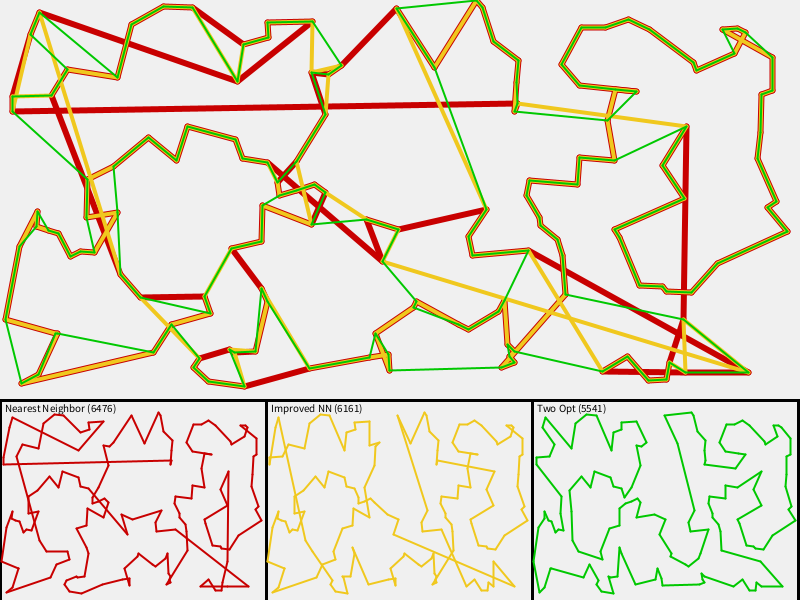
Frame 1 (no input)
Frame 60 (the mouse pressed at the canvas centre just before this capture): identical to frame 1, image omitted
Frame 120 (the mouse held since frame 60 and released just before this capture): identical to frame 1, image omitted

The Processing sketch that drew this single still picture (run headless with seeded random() and noise(); from frame 60 on, the mouse is pressed at the canvas centre):

// Processing sketch: TavelingSalesman
// ── TavelingSalesman.pde

/**
 * 
 * Attempt to find the most optimal path along a
 * set of points. This program uses 3 different
 * algorithms, each being an improvement on the
 * last. Algorithms used are described in their 
 * respective tabs/methods.
 *
 * Press 'n' to generate new points/paths.
 *
 * Right now I am manually copying arrays often,
 * so 500 points is about the most that is worth 
 * waiting for.
 * 
 * 
 */

void settings() {
  size(WIDTH, HEIGHT);
}

void setup() {
  background(BGCOLOR);

  // initializaiton
  NN_one_path = new ArrayList<Point>();
  NN_all_path = new ArrayList<Point>();
  two_opt_path = new ArrayList<Point>();

  // create points and distance table
  createNewPoints();      // in Point tab
  drawPoints();           // in Point tab
  createDistanceTable();  // in DistanceTable tab
  
  // run through different algorithms
  one_iteration_NN();     // in NearestNeighbor tab
  all_iteration_NN();     // in NearestNeighbor tab
  twoOpt();               // in TwoOpt tab

  // display overlapping paths
  drawPath(NN_one_path, RED, 6);    // in Path tab
  drawPath(NN_all_path, YELLOW, 4); // in Path tab
  drawPath(two_opt_path, GREEN, 2); // in Path tab

  // display separated paths
  drawBoxedSections();     // in Point tab
  drawLabels();            // in Point tab
  drawSeparatePaths();     // in Point tab
  
  // print to console
  println("\n\n\n");
  println("Distances");
  println("Nearest Neighbor: " + getPathLength(NN_one_path));
  println("NN Improved: " + getPathLength(NN_all_path));
  println("Two-Opt Heuristic: " + getPathLength(two_opt_path));
  println("Press 'n' for a new set of points");
}

void draw() { }

void keyPressed() {
  if (key == 'n') setup();
}

// ── DistanceTable.pde

/**
 * Calculate distances between all points on initialization
 * and store in table for future lookup. This prevents
 * making the same calculations multiple times.
 */
void createDistanceTable() {
  for (int p1 = 0; p1 < numPoints; p1++) {
    for (int p2 = 0; p2 < numPoints; p2++) {
      distances[p1][p2] = points[p1].distance(points[p2]);
    }
  }
}

/**
 * Find the closest point to a given point, from a 
 * given set of available points.
 * 
 * @param p          Specified point to start from
 * @param available  Set of available points to choose from
 * @return           Point closest to specified point
 */
Point findClosest(Point p, ArrayList<Point> available) {
  assert available.size() > 0;
  double minDist = Double.MAX_VALUE;
  Point closest = available.get(0);

  for (Point availablePoint : available) {
    double tempDist = distances[p.index][availablePoint.index];

    if (tempDist <= minDist) {
      minDist = tempDist;
      closest = availablePoint;
    }
  }

  return closest;
}

// ── Globals.pde

/**
 * Height and width of entire window.
 * Works best with a 4:3 ratio.
 */
final int WIDTH = 800;
final int HEIGHT = 600;

/**
 * Number of points.
 */
int numPoints = 150;

/**
 * Colors to be used in display.
 */
final color RED = color(200, 0, 0);
final color YELLOW = color(240, 200, 30);
final color GREEN = color(0, 200, 0);
final color pointColor = color(255, 0, 0);
final color BGCOLOR = color(240, 240, 240);

/**
 * Variables reliant on height and width,
 * should not be modified.
 */
final int MAIN_WIDTH = WIDTH;
final int MAIN_HEIGHT = 2 * HEIGHT / 3;
final int SECTION_WIDTH = WIDTH / 3;
final int SECTION_HEIGHT = HEIGHT / 3;

/**
 * Variables reliant on number of points,
 * should not be modified.
 */
double[][] distances = new double[numPoints][numPoints];
Point[] points = new Point[numPoints];

/**
 * Individual paths.
 */
ArrayList<Point> NN_one_path;
ArrayList<Point> NN_all_path;
ArrayList<Point> two_opt_path;

// ── NearestNeighbor.pde

/**
 * Parameterless method for single iteration of nearest
 * neighbor algorithm, mostly for consistency in setup().
 */
void one_iteration_NN() {
  one_iteration_NN(0, NN_one_path);
}

/**
 * Nearest Neighbor Algorithm (Greedy approach)
 * 
 * Starting from a given point, find that points nearest
 * neighbor and add it to your path. Move to this new point,
 * remove it from you set of available points, and find its 
 * nearest neighbor to continue the process. Repeat until 
 * there are no available points left.
 *
 * @param start    Specified starting point
 * @param path     Specified path to create/add to
 */
void one_iteration_NN(int start, ArrayList<Point> path) {
  ArrayList<Point> availablePoints = new ArrayList<Point>();
  setAllAvailable(availablePoints);

  Point current = points[start];
  path.add(current);
  availablePoints.remove(current);

  while (!availablePoints.isEmpty()) {
    Point closest = findClosest(current, availablePoints);
    path.add(closest);
    availablePoints.remove(closest);
    current = closest;
  }

  path.add(points[start]);
}

/**
 * Repetitive Nearest Neighbor Algorithm
 * 
 * Very similar to Nearest Neighbor, except this 
 * approach will use every point as its starting
 * point and compare the total path lengths to find
 * the 'most optimal' nearest neighbor path.
 */
void all_iteration_NN() {
  double minPathLength = Double.MAX_VALUE;

  for (int start = 0; start < numPoints; start++) {
    ArrayList<Point> tempPath = new ArrayList<Point>();
    one_iteration_NN(start, tempPath);

    double tempDist = getPathLength(tempPath);
    if (tempDist < minPathLength) {
      minPathLength = tempDist;
      NN_all_path = tempPath;
    }
  }
}

/**
 * Set all points as available upon initialization.
 *
 * 
 */
void setAllAvailable(ArrayList<Point> available) {
  for (int i = 0; i < points.length; i++) {
    available.add(points[i]);
  }
}

// ── Path.pde

/**
 * Calculate total path length of a given path.
 *
 * @param path    Specified path
 * @returns       Total path length
 */
double getPathLength(ArrayList<Point> path) {
  double pathLength = 0;

  for (int i = 0; i < path.size() - 1; i++) {
    int p1index = path.get(i).index;
    int p2index = path.get(i + 1).index;
    pathLength += distances[p1index][p2index];
  }

  int firstIndex = path.get(0).index;
  int lastIndex = path.get(path.size() - 1).index;
  pathLength += distances[lastIndex][firstIndex];

  return pathLength;
}

/**
 * Display a specified path on the main panel with a
 * specified color and stroke weight.
 * 
 * @param path     Specified path to be displayed
 * @param c        Specified color
 * @param weight   Specified stroke weight
 */
void drawPath(ArrayList<Point> path, color c, int weight) {
  stroke(c);
  strokeWeight(weight);
  Point p1 = path.get(0);

  for (int i = 1; i < path.size(); i++) {
    Point p2 = path.get(i);
    line(p1.x, p1.y, p2.x, p2.y);
    p1 = p2;
  }
}

/**
 * Copy one path to another.
 *
 * @param from    Path to be copied from
 * @param to      Path to be copied to
 */
void copyTo(ArrayList<Point> from, ArrayList<Point> to) {
  to.clear();
  for (Point p : from) {
    to.add(p);
  }
}

/**
 * Print path (by indeces) to console.
 */
void printPath(ArrayList<Point> path) {
  for (Point p : path) print(p.index + "->");
  print(path.get(0).index + "\tDistance: " + getPathLength(path) + "\n");
}

// ── Point.pde



/**
 * Class for storing points by their index and position.
 */
class Point {

  int index;
  int x;
  int y;

  /**
   * Constructor for creating random points.
   *
   * @param index    Index of point in distance table
   */
  Point(int index) {
    this(index, int(random(MAIN_WIDTH)), int(random(MAIN_HEIGHT)));
  }

  /**
   * Constructor for creating points at specified position.
   *
   * @param index    Index of point in distance table
   * @param x        X position of point
   * @param y        Y position of point
   */
  Point(int index, int x, int y) {
    this.index = index;
    this.x = x;
    this.y = y;
  }

  /**
   * Display point on main panel.
   */
  void drawPoint() {
    stroke(pointColor);
    strokeWeight(5);
    point(x, y);
    fill(0);
    textSize(12);
  }

  /**
   * Calculate euclidian distance between this point
   * and a specified point.
   *
   * @param other    Specified point
   */
  double distance(Point other) {
    int a = other.x - this.x;
    int b = other.y - this.y;
    return sqrt((a * a) + (b * b));
  }
}

/**
 * Initialize/create all points.
 */
void createNewPoints() {
  for (int i = 0; i < numPoints; i++) {
    points[i] = new Point(i);
  }
}

/**
 * Display all points on main panel.
 */
void drawPoints() {
  for (int i = 0; i < numPoints; i++) {
    points[i].drawPoint();
  }
}

// ── SectionDisplay.pde

/**
 * Class for storing points by their index and position.
 */
void drawBoxedSections() {
  stroke(0);
  strokeWeight(3);
  noFill();
  int top = HEIGHT - SECTION_HEIGHT;
  
  rect(0, top, SECTION_WIDTH, HEIGHT);
  rect(SECTION_WIDTH, top, SECTION_WIDTH, HEIGHT);
  rect(2 * SECTION_WIDTH, top, SECTION_WIDTH, HEIGHT);
}

/**
 * Class for storing points by their index and position.
 */
void drawLabels() {
  stroke(100);
  strokeWeight(3);
  textSize(11);
  int top = HEIGHT - SECTION_HEIGHT + 12;
  
  text("Nearest Neighbor (" + (int)getPathLength(NN_one_path) + ")", 0 + 5, top);
  text("Improved NN (" + (int)getPathLength(NN_all_path) + ")", SECTION_WIDTH + 5, top);
  text("Two Opt (" + (int)getPathLength(two_opt_path) + ")", 2 * SECTION_WIDTH + 5, top);
}

/**
 * Class for storing points by their index and position.
 */
void drawSeparatePaths() {
  int top = HEIGHT - SECTION_HEIGHT + 12;
  
  ArrayList<Point> section_NN_one = new ArrayList<Point>();
  for (Point p : NN_one_path) {
    int x = int(map(p.x, 0, WIDTH, 0, SECTION_WIDTH));
    int y = int(map(p.y, 0, MAIN_HEIGHT, top, HEIGHT));
    Point newPoint = new Point(p.index, x, y);
    section_NN_one.add(newPoint);
  }
  
  drawPath(section_NN_one, RED, 2);
  
  ArrayList<Point> section_NN_all = new ArrayList<Point>();
  for (Point p : NN_all_path) {
    int x = int(map(p.x, 0, WIDTH, SECTION_WIDTH, 2 * SECTION_WIDTH));
    int y = int(map(p.y, 0, MAIN_HEIGHT, top, HEIGHT));
    Point newPoint = new Point(p.index, x, y);
    section_NN_all.add(newPoint);
  }
  
  drawPath(section_NN_all, YELLOW, 2);
  
  ArrayList<Point> section_two_opt = new ArrayList<Point>();
  for (Point p : two_opt_path) {
    int x = int(map(p.x, 0, WIDTH, 2 * SECTION_WIDTH, WIDTH));
    int y = int(map(p.y, 0, MAIN_HEIGHT, top, HEIGHT));
    Point newPoint = new Point(p.index, x, y);
    section_two_opt.add(newPoint);
  }
  
  drawPath(section_two_opt, GREEN, 2);
  
}

// ── TwoOpt.pde

/**
 * Attempts to improve a pre-processed path by swapping 
 * different amounts of vertices in all possible ranges 
 * from the begining of the path to the end. 
 */
void twoOpt() {
  ArrayList<Point> tempPath = new ArrayList<Point>();
  copyTo(NN_all_path, two_opt_path);
  copyTo(two_opt_path, tempPath);
  
  int iterations = 0;
  
  while (iterations < 50) {
    double bestDistance = getPathLength(two_opt_path);

    for (int i = 1; i < two_opt_path.size() - 1; i++) {
      for (int k = i + 1; k < two_opt_path.size(); k++) {
        TwoOptSwap(tempPath, i, k);
        double newDistance = getPathLength(tempPath);
        
        if (newDistance < bestDistance) {
          iterations = 0;
          bestDistance = newDistance;
          copyTo(tempPath, two_opt_path);
        }
        
      }
    }
    
    iterations++;
  }
}

/**
 * Swaps paths of a given path between points begin and end.
 */
void TwoOptSwap(ArrayList<Point> tempPath, int begin, int end) {
  // copy path up to begin
  for (int index = 0; index <= begin - 1; index++) {
    tempPath.set(index, two_opt_path.get(index));
  }

  // reverse all vertices between start and emd
  int offset = 0;
  for (int index = begin; index <= end; index++) {
    tempPath.set(index, two_opt_path.get(end - offset));
    offset++;
  }

  // copy path from end to path length - 1
  for (int index = end + 1; index < two_opt_path.size(); index++) {
    tempPath.set(index, two_opt_path.get(index));
  }
}
